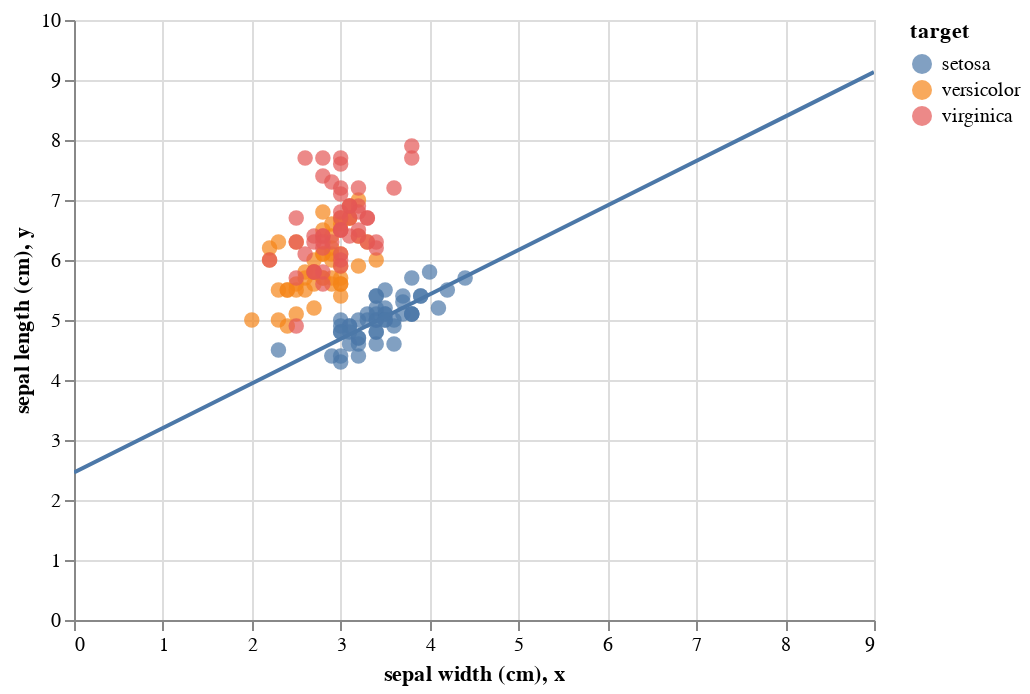

Notebook code cell kept with this figure:
### Code cell
scatter_plot + line_plot

### Figure 1 — Vega-Lite specification as saved in the notebook (floating-point values rounded to 4 significant figures; data arrays with more than 128 entries replaced by an {"elided": "..."} marker saying what was removed)
{"config": {"view": {"continuousWidth": 400, "continuousHeight": 300}}, "layer": [{"data": {"name": "data-efc8798eb98fb6669c53b4eb56ce3b24"}, "mark": {"type": "circle", "size": 60}, "encoding": {"color": {"type": "nominal", "field": "target"}, "x": {"type": "quantitative", "field": "sepal width (cm)"}, "y": {"type": "quantitative", "field": "sepal length (cm)"}}, "selection": {"selector002": {"type": "interval", "bind": "scales", "encodings": ["x", "y"]}}}, {"data": {"name": "data-a40df6a0d1d7127f16d4bcfc40394942"}, "mark": "line", "encoding": {"x": {"type": "quantitative", "field": "x"}, "y": {"type": "quantitative", "field": "y"}}}], "$schema": "https://vega.github.io/schema/vega-lite/v4.8.1.json", "datasets": {"data-efc8798eb98fb6669c53b4eb56ce3b24": {"elided": "150 records"}, "data-a40df6a0d1d7127f16d4bcfc40394942": [{"x": 0, "y": 2.46}, {"x": 1, "y": 3.201}, {"x": 2, "y": 3.942}, {"x": 3, "y": 4.684}, {"x": 4, "y": 5.425}, {"x": 5, "y": 6.166}, {"x": 6, "y": 6.907}, {"x": 7, "y": 7.649}, {"x": 8, "y": 8.39}, {"x": 9, "y": 9.131}]}}
